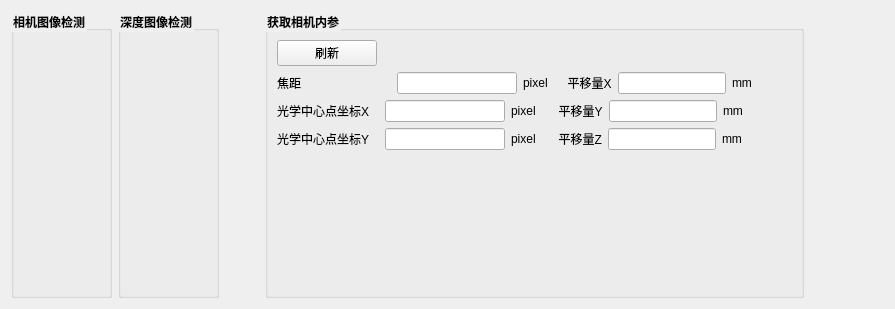
                 <widget class="QWidget" name="tab_11">
                  <attribute name="title">
                   <string/>
                  </attribute>
                  <layout class="QVBoxLayout" name="verticalLayout_63">
                   <item>
                    <layout class="QHBoxLayout" name="horizontalLayout_77">
                     <item>
                      <widget class="QGroupBox" name="groupBox_image">
                       <property name="font">
                        <font>
                         <weight>75</weight>
                         <bold>true</bold>
                        </font>
                       </property>
                       <property name="styleSheet">
                        <string notr="true">QGroupBox::title{
font-size:13px;
front-weight:bold;
}</string>
                       </property>
                       <property name="title">
                        <string>相机图像检测</string>
                       </property>
                       <layout class="QVBoxLayout" name="verticalLayout_5">
                        <item>
                         <widget class="QLabel" name="label_28">
                          <property name="minimumSize">
                           <size>
                            <width>0</width>
                            <height>5</height>
                           </size>
                          </property>
                          <property name="maximumSize">
                           <size>
                            <width>16777215</width>
                            <height>5</height>
                           </size>
                          </property>
                          <property name="text">
                           <string/>
                          </property>
                         </widget>
                        </item>
                        <item>
                         <layout class="QHBoxLayout" name="horizontalLayout_5">
                          <item>
                           <layout class="QHBoxLayout" name="horizontalLayout_rgbd"/>
                          </item>
                          <item>
                           <spacer name="horizontalSpacer_2">
                            <property name="orientation">
                             <enum>Qt::Horizontal</enum>
                            </property>
                            <property name="sizeHint" stdset="0">
                             <size>
                              <width>20</width>
                              <height>20</height>
                             </size>
                            </property>
                           </spacer>
                          </item>
                         </layout>
                        </item>
                        <item>
                         <widget class="QLabel" name="label_image">
                          <property name="text">
                           <string/>
                          </property>
                         </widget>
                        </item>
                        <item>
                         <spacer name="verticalSpacer_22">
                          <property name="orientation">
                           <enum>Qt::Vertical</enum>
                          </property>
                          <property name="sizeHint" stdset="0">
                           <size>
                            <width>20</width>
                            <height>40</height>
                           </size>
                          </property>
                         </spacer>
                        </item>
                       </layout>
                      </widget>
                     </item>
                     <item>
                      <widget class="QGroupBox" name="groupBox_point">
                       <property name="font">
                        <font>
                         <weight>75</weight>
                         <bold>true</bold>
                        </font>
                       </property>
                       <property name="styleSheet">
                        <string notr="true">QGroupBox::title{
font-size:13px;
front-weight:bold;
}</string>
                       </property>
                       <property name="title">
                        <string>深度图像检测</string>
                       </property>
                       <layout class="QVBoxLayout" name="verticalLayout_8">
                        <item>
                         <widget class="QLabel" name="label_57">
                          <property name="minimumSize">
                           <size>
                            <width>0</width>
                            <height>5</height>
                           </size>
                          </property>
                          <property name="maximumSize">
                           <size>
                            <width>16777215</width>
                            <height>5</height>
                           </size>
                          </property>
                          <property name="text">
                           <string/>
                          </property>
                         </widget>
                        </item>
                        <item>
                         <layout class="QHBoxLayout" name="horizontalLayout_6">
                          <item>
                           <layout class="QHBoxLayout" name="horizontalLayout_point"/>
                          </item>
                          <item>
                           <spacer name="horizontalSpacer_24">
                            <property name="orientation">
                             <enum>Qt::Horizontal</enum>
                            </property>
                            <property name="sizeHint" stdset="0">
                             <size>
                              <width>20</width>
                              <height>20</height>
                             </size>
                            </property>
                           </spacer>
                          </item>
                         </layout>
                        </item>
                        <item>
                         <layout class="QVBoxLayout" name="verticalLayout_61">
                          <item>
                           <widget class="QLabel" name="label_point">
                            <property name="text">
                             <string/>
                            </property>
                           </widget>
                          </item>
                         </layout>
                        </item>
                        <item>
                         <spacer name="verticalSpacer_23">
                          <property name="orientation">
                           <enum>Qt::Vertical</enum>
                          </property>
                          <property name="sizeHint" stdset="0">
                           <size>
                            <width>20</width>
                            <height>40</height>
                           </size>
                          </property>
                         </spacer>
                        </item>
                       </layout>
                      </widget>
                     </item>
                     <item>
                      <spacer name="horizontalSpacer_72">
                       <property name="orientation">
                        <enum>Qt::Horizontal</enum>
                       </property>
                       <property name="sizeHint" stdset="0">
                        <size>
                         <width>40</width>
                         <height>20</height>
                        </size>
                       </property>
                      </spacer>
                     </item>
                     <item>
                      <widget class="QGroupBox" name="groupBox_20">
                       <property name="font">
                        <font>
                         <weight>75</weight>
                         <bold>true</bold>
                        </font>
                       </property>
                       <property name="styleSheet">
                        <string notr="true">QGroupBox::title{
font-size:13px;
front-weight:bold;
}</string>
                       </property>
                       <property name="title">
                        <string>获取相机内参</string>
                       </property>
                       <layout class="QVBoxLayout" name="verticalLayout_36">
                        <item>
                         <layout class="QHBoxLayout" name="horizontalLayout_104">
                          <item>
                           <widget class="QPushButton" name="pushButton_rgb_set">
                            <property name="minimumSize">
                             <size>
                              <width>100</width>
                              <height>0</height>
                             </size>
                            </property>
                            <property name="maximumSize">
                             <size>
                              <width>100</width>
                              <height>16777215</height>
                             </size>
                            </property>
                            <property name="text">
                             <string>刷新</string>
                            </property>
                           </widget>
                          </item>
                          <item>
                           <spacer name="horizontalSpacer_18">
                            <property name="orientation">
                             <enum>Qt::Horizontal</enum>
                            </property>
                            <property name="sizeHint" stdset="0">
                             <size>
                              <width>40</width>
                              <height>20</height>
                             </size>
                            </property>
                           </spacer>
                          </item>
                         </layout>
                        </item>
                        <item>
                         <layout class="QVBoxLayout" name="verticalLayout_35">
                          <item>
                           <layout class="QHBoxLayout" name="horizontalLayout_56">
                            <item>
                             <layout class="QHBoxLayout" name="horizontalLayout_78">
                              <item>
                               <widget class="QLabel" name="label_60">
                                <property name="text">
                                 <string>焦距                           </string>
                                </property>
                               </widget>
                              </item>
                              <item>
                               <widget class="QLineEdit" name="lineEdit_foc">
                                <property name="minimumSize">
                                 <size>
                                  <width>120</width>
                                  <height>0</height>
                                 </size>
                                </property>
                                <property name="maximumSize">
                                 <size>
                                  <width>120</width>
                                  <height>16777215</height>
                                 </size>
                                </property>
                               </widget>
                              </item>
                              <item>
                               <widget class="QLabel" name="label">
                                <property name="text">
                                 <string>pixel  </string>
                                </property>
                               </widget>
                              </item>
                             </layout>
                            </item>
                            <item>
                             <layout class="QHBoxLayout" name="horizontalLayout_85">
                              <item>
                               <widget class="QLabel" name="label_106">
                                <property name="text">
                                 <string>  平移量X</string>
                                </property>
                               </widget>
                              </item>
                              <item>
                               <widget class="QLineEdit" name="lineEdit_bias_x"/>
                              </item>
                              <item>
                               <widget class="QLabel" name="label_25">
                                <property name="text">
                                 <string>mm</string>
                                </property>
                               </widget>
                              </item>
                              <item>
                               <spacer name="horizontalSpacer_9">
                                <property name="orientation">
                                 <enum>Qt::Horizontal</enum>
                                </property>
                                <property name="sizeHint" stdset="0">
                                 <size>
                                  <width>40</width>
                                  <height>20</height>
                                 </size>
                                </property>
                               </spacer>
                              </item>
                             </layout>
                            </item>
                           </layout>
                          </item>
                          <item>
                           <layout class="QHBoxLayout" name="horizontalLayout_57">
                            <item>
                             <layout class="QHBoxLayout" name="horizontalLayout_79">
                              <item>
                               <widget class="QLabel" name="label_61">
                                <property name="text">
                                 <string>光学中心点坐标X   </string>
                                </property>
                               </widget>
                              </item>
                              <item>
                               <widget class="QLineEdit" name="lineEdit_cen_x">
                                <property name="minimumSize">
                                 <size>
                                  <width>120</width>
                                  <height>0</height>
                                 </size>
                                </property>
                                <property name="maximumSize">
                                 <size>
                                  <width>120</width>
                                  <height>16777215</height>
                                 </size>
                                </property>
                               </widget>
                              </item>
                              <item>
                               <widget class="QLabel" name="label_2">
                                <property name="text">
                                 <string>pixel   </string>
                                </property>
                               </widget>
                              </item>
                             </layout>
                            </item>
                            <item>
                             <layout class="QHBoxLayout" name="horizontalLayout_86">
                              <item>
                               <widget class="QLabel" name="label_83">
                                <property name="text">
                                 <string>  平移量Y</string>
                                </property>
                               </widget>
                              </item>
                              <item>
                               <widget class="QLineEdit" name="lineEdit_bias_y"/>
                              </item>
                              <item>
                               <widget class="QLabel" name="label_26">
                                <property name="text">
                                 <string>mm</string>
                                </property>
                               </widget>
                              </item>
                              <item>
                               <spacer name="horizontalSpacer_10">
                                <property name="orientation">
                                 <enum>Qt::Horizontal</enum>
                                </property>
                                <property name="sizeHint" stdset="0">
                                 <size>
                                  <width>40</width>
                                  <height>20</height>
                                 </size>
                                </property>
                               </spacer>
                              </item>
                             </layout>
                            </item>
                           </layout>
                          </item>
                          <item>
                           <layout class="QHBoxLayout" name="horizontalLayout_58">
                            <item>
                             <layout class="QHBoxLayout" name="horizontalLayout_81">
                              <item>
                               <widget class="QLabel" name="label_104">
                                <property name="text">
                                 <string>光学中心点坐标Y   </string>
                                </property>
                               </widget>
                              </item>
                              <item>
                               <widget class="QLineEdit" name="lineEdit_cen_y">
                                <property name="minimumSize">
                                 <size>
                                  <width>120</width>
                                  <height>0</height>
                                 </size>
                                </property>
                                <property name="maximumSize">
                                 <size>
                                  <width>120</width>
                                  <height>16777215</height>
                                 </size>
                                </property>
                               </widget>
                              </item>
                              <item>
                               <widget class="QLabel" name="label_10">
                                <property name="text">
                                 <string>pixel   </string>
                                </property>
                               </widget>
                              </item>
                             </layout>
                            </item>
                            <item>
                             <layout class="QHBoxLayout" name="horizontalLayout_87">
                              <item>
                               <widget class="QLabel" name="label_84">
                                <property name="text">
                                 <string>  平移量Z</string>
                                </property>
                               </widget>
                              </item>
                              <item>
                               <widget class="QLineEdit" name="lineEdit_bias_z"/>
                              </item>
                             </layout>
                            </item>
                            <item>
                             <widget class="QLabel" name="label_27">
                              <property name="text">
                               <string>mm</string>
                              </property>
                             </widget>
                            </item>
                            <item>
                             <spacer name="horizontalSpacer_11">
                              <property name="orientation">
                               <enum>Qt::Horizontal</enum>
                              </property>
                              <property name="sizeHint" stdset="0">
                               <size>
                                <width>40</width>
                                <height>20</height>
                               </size>
                              </property>
                             </spacer>
                            </item>
                           </layout>
                          </item>
                         </layout>
                        </item>
                        <item>
                         <spacer name="verticalSpacer_10">
                          <property name="orientation">
                           <enum>Qt::Vertical</enum>
                          </property>
                          <property name="sizeHint" stdset="0">
                           <size>
                            <width>20</width>
                            <height>136</height>
                           </size>
                          </property>
                         </spacer>
                        </item>
                       </layout>
                      </widget>
                     </item>
                     <item>
                      <spacer name="horizontalSpacer_17">
                       <property name="orientation">
                        <enum>Qt::Horizontal</enum>
                       </property>
                       <property name="sizeHint" stdset="0">
                        <size>
                         <width>40</width>
                         <height>20</height>
                        </size>
                       </property>
                      </spacer>
                     </item>
                     <item>
                      <spacer name="horizontalSpacer_19">
                       <property name="orientation">
                        <enum>Qt::Horizontal</enum>
                       </property>
                       <property name="sizeHint" stdset="0">
                        <size>
                         <width>40</width>
                         <height>20</height>
                        </size>
                       </property>
                      </spacer>
                     </item>
                    </layout>
                   </item>
                  </layout>
                 </widget>
